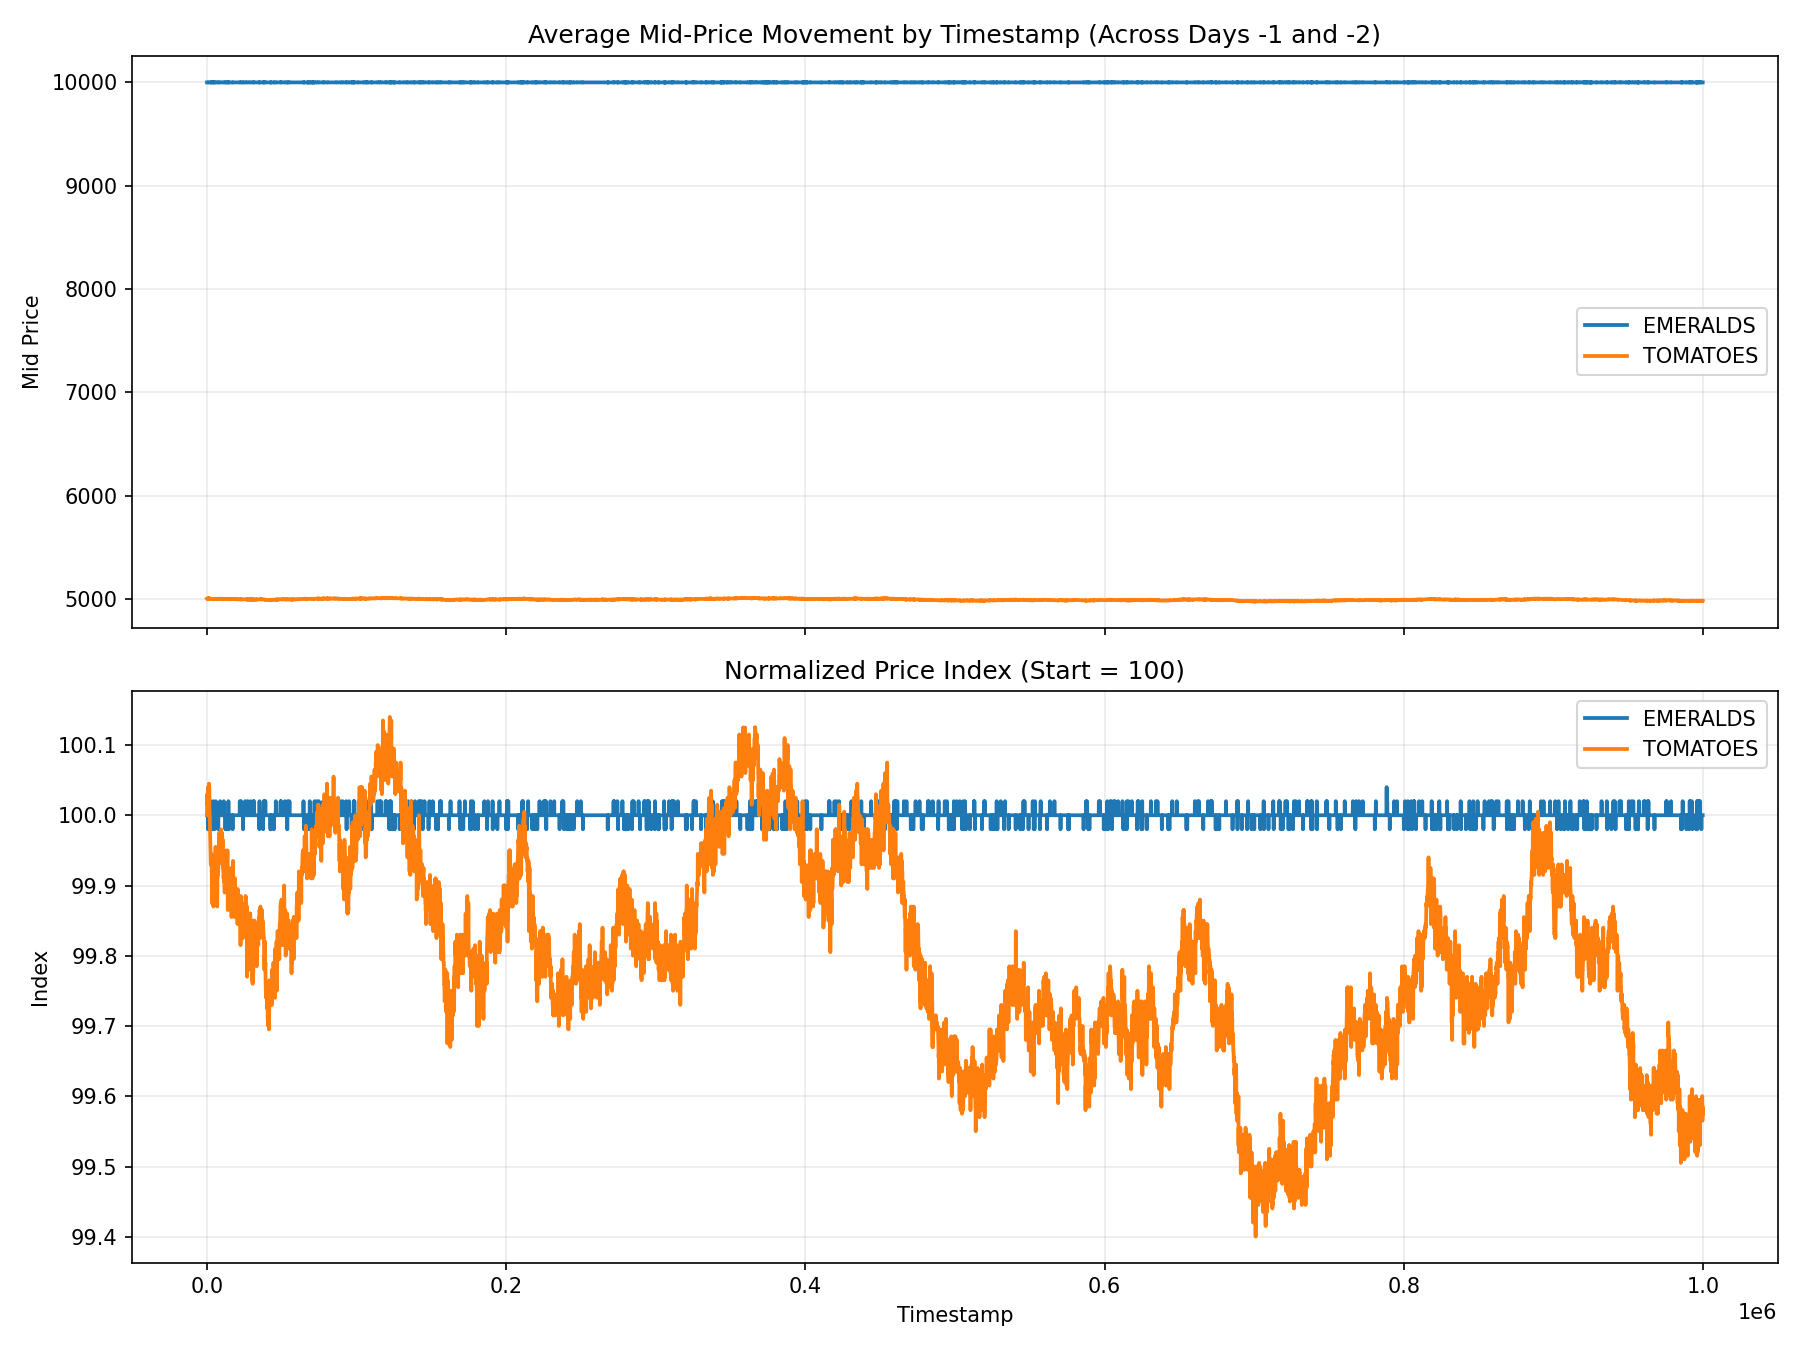

Write Python code to recreate this figure.
import pandas as pd
import numpy as np
import matplotlib.pyplot as plt
from pathlib import Path


def load_prices(data_dir: Path) -> pd.DataFrame:
    day_m1 = pd.read_csv(data_dir / "prices_round_0_day_-1.csv", sep=";")
    day_m2 = pd.read_csv(data_dir / "prices_round_0_day_-2.csv", sep=";")
    return pd.concat([day_m1, day_m2], ignore_index=True)


def build_profiles(df: pd.DataFrame):
    # Average mid-price per product and timestamp across days.
    avg_profile = (
        df.groupby(["product", "timestamp"], as_index=False)["mid_price"]
        .mean()
        .sort_values(["product", "timestamp"])
    )

    # Normalized movement index per product (start = 100).
    normalized = []
    for product, grp in avg_profile.groupby("product"):
        grp = grp.copy()
        start = grp["mid_price"].iloc[0]
        grp["index_100"] = 100.0 * grp["mid_price"] / start
        grp["delta_from_start"] = grp["mid_price"] - start
        normalized.append(grp)

    normalized_df = pd.concat(normalized, ignore_index=True)
    return avg_profile, normalized_df


def summarize_trend(normalized_df: pd.DataFrame) -> pd.DataFrame:
    rows = []
    for product, grp in normalized_df.groupby("product"):
        grp = grp.sort_values("timestamp").copy()

        total_move = grp["mid_price"].iloc[-1] - grp["mid_price"].iloc[0]
        pct_move = (grp["index_100"].iloc[-1] - 100.0)
        volatility = grp["mid_price"].std()

        # Segment the day into 5 equal time blocks.
        t_min, t_max = grp["timestamp"].min(), grp["timestamp"].max()
        bins = np.linspace(t_min, t_max + 1, 6)
        grp["segment"] = pd.cut(grp["timestamp"], bins=bins, labels=False, include_lowest=True)
        seg = grp.groupby("segment")["mid_price"].agg(["first", "last"]).reset_index()
        seg["move"] = seg["last"] - seg["first"]

        rows.append(
            {
                "product": product,
                "start_price": grp["mid_price"].iloc[0],
                "end_price": grp["mid_price"].iloc[-1],
                "total_move": total_move,
                "pct_move_from_start": pct_move,
                "std": volatility,
                "segment_moves": ", ".join([f"S{int(r.segment)}:{r.move:.2f}" for r in seg.itertuples()]),
            }
        )

    return pd.DataFrame(rows)


def plot_profiles(avg_profile: pd.DataFrame, normalized_df: pd.DataFrame, output_png: Path):
    fig, axes = plt.subplots(2, 1, figsize=(12, 9), sharex=True)

    for product, grp in avg_profile.groupby("product"):
        axes[0].plot(grp["timestamp"], grp["mid_price"], label=product, linewidth=1.8)

    axes[0].set_title("Average Mid-Price Movement by Timestamp (Across Days -1 and -2)")
    axes[0].set_ylabel("Mid Price")
    axes[0].grid(alpha=0.25)
    axes[0].legend()

    for product, grp in normalized_df.groupby("product"):
        axes[1].plot(grp["timestamp"], grp["index_100"], label=product, linewidth=1.8)

    axes[1].set_title("Normalized Price Index (Start = 100)")
    axes[1].set_xlabel("Timestamp")
    axes[1].set_ylabel("Index")
    axes[1].grid(alpha=0.25)
    axes[1].legend()

    fig.tight_layout()
    fig.savefig(output_png, dpi=150)
    plt.close(fig)


def main():
    root = Path(__file__).resolve().parent.parent
    data_dir = root / "data"
    out_dir = root / "analysis"

    df = load_prices(data_dir)
    avg_profile, normalized_df = build_profiles(df)
    trend_summary = summarize_trend(normalized_df)

    avg_profile.to_csv(out_dir / "average_price_profile.csv", index=False)
    normalized_df.to_csv(out_dir / "average_price_profile_normalized.csv", index=False)
    trend_summary.to_csv(out_dir / "average_price_trend_summary.csv", index=False)

    plot_profiles(avg_profile, normalized_df, out_dir / "average_price_movement.png")

    print("Saved:")
    print(out_dir / "average_price_movement.png")
    print(out_dir / "average_price_profile.csv")
    print(out_dir / "average_price_profile_normalized.csv")
    print(out_dir / "average_price_trend_summary.csv")
    print("\nTrend Summary:")
    print(trend_summary.to_string(index=False))


if __name__ == "__main__":
    main()
